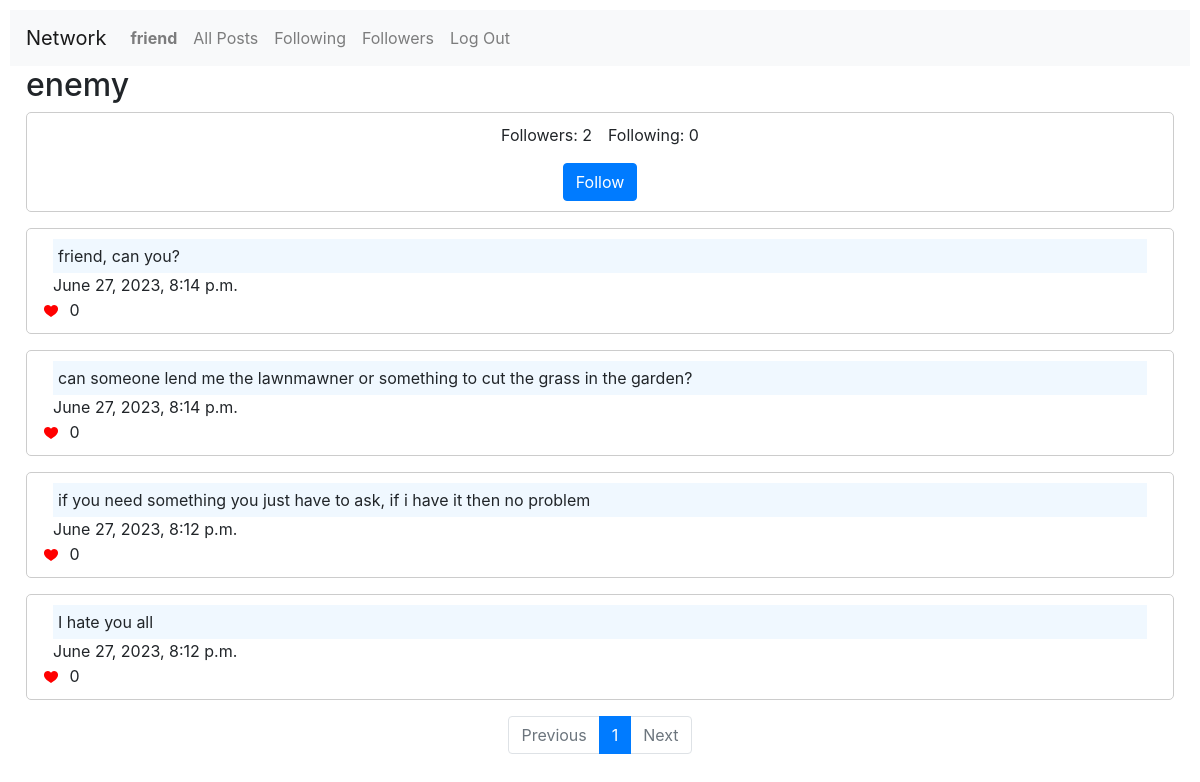
The page /profile/enemy (signed in) on the database its author committed.
### network/models.py (models this page shows)
class User(AbstractUser):
    pass

class Post(models.Model):
    user = models.ForeignKey(
        User, on_delete=models.CASCADE, default=None, related_name="post"
    )
    created_at = models.DateTimeField(default=timezone.now)
    text = models.TextField(default="")
    likes = models.ManyToManyField(User, related_name="likes")

### network/views.py (the view)
# urls.py: path("profile/<str:username>", views.profile, name="profile"),
def profile(request, username):
    profile_user = User.objects.get(username=username)
    followers = profile_user.following.count()
    followings = profile_user.followers.count()
    posts = Post.objects.filter(user=profile_user).order_by("-created_at")
    is_following = False
    if request.user.is_authenticated:
        profile, created = Profile.objects.get_or_create(user=request.user)
        is_following = profile.following.filter(id=profile_user.id).exists()
    paginator = Paginator(posts, 10)
    page_number = request.GET.get("page")
    page_obj = paginator.get_page(page_number)
    return render(
        request,
        "network/profile.html",
        {
            "profile_user": profile_user,
            "followers": followers,
            "followings": followings,
            "page_obj": page_obj,
            "is_following": is_following,
        },
    )

### network/templates/network/profile.html (shortened to what this page needs)
{% extends "network/layout.html" %}
{% block body %}
<h2 class="ml-3">{{profile_user.username}}</h2>
<div>
    <div class="new-post">
        <div class="d-flex align-items-center flex-column">
            <div class="d-flex">
                <p class="mr-3">Followers: {{followers}}</p>
                <p>Following: {{followings}} </p>
            </div>
            {% if user.is_authenticated and user.username != profile_user.username %}
            <div class="mt-3">
                {% if is_following %}
                <form method="post" action="{% url 'unfollow' profile_user.username %}">
                    {% csrf_token %}
                    <input type="submit" class="btn btn-primary" value="Unfollow" />
                </form>
                {% else %}
                <form method="post" action="{% url 'follow' profile_user.username %}">
                    <input type="submit" class="btn btn-primary" value="Follow" />
                </form>
                {% endif %}
            </div>
            {% endif %}
        </div>
    </div>
    {% if page_obj %}
    {% for post in page_obj%}
    <div class="card-body new-post mt-3">
        <p class="card-text ml-3 mr-3 text">{{post.text}}</p>
        <p class="card-text ml-3">{{post.created_at}}</p>
        <div>
            <button class="like-button" data-post-id="{{ post.id }}">
            </button>
            <span id="likes-{{ post.id }}">{{ post.likes.count }}</span>
        </div>
    </div>
    {% endfor %}
    {% else %}
    <div class="card-body new-post mt-3">
        <p class="alert alert-warning ml-3 mr-3 mt-3">User: <b>{{profile_user.username}}</b> has no post yet...</p>
    </div>
    {% endif %}
    {% include 'network/pagination.html' %}
</div>
{% endblock %}

### network/templates/network/layout.html (shortened to what this page needs)
{% load static %}
<!DOCTYPE html>
<html lang="en">
<head>
    <link rel="stylesheet" href="https://stackpath.bootstrapcdn.com/bootstrap/4.4.1/css/bootstrap.min.css"
>
    <link href="{% static 'network/styles.css' %}" rel="stylesheet">
</head>
<body>
    <nav class="navbar navbar-expand-lg navbar-light bg-light">
        <a class="navbar-brand" href="#">Network</a>
        <div>
            <ul class="navbar-nav mr-auto">
                {% if user.is_authenticated %}
                <li class="nav-item">
                    <a class="nav-link" href="{% url 'profile' user.username %}">
                        <strong>{{ user.username }}</strong>
                    </a>
                </li>
                {% endif %}
                <li class="nav-item">
                    <a class="nav-link" href="{% url 'index' %}">All Posts</a>
                </li>
                {% if user.is_authenticated %}
                <li class="nav-item">
                    <a class="nav-link" href="{% url 'following' %}">Following</a>
                </li>
                <li class="nav-item">
                    <a class="nav-link" href="{% url 'followers' %}">Followers</a>
                </li>
                <li class="nav-item">
                    <a class="nav-link" href="{% url 'logout' %}">Log Out</a>
                </li>
                {% endif %}
            </ul>
        </div>
    </nav>
    <div class="body">
        {% block body %}
        {% endblock %}
    </div>
</body>
</html>

### network/static/network/styles.css (style rules this page uses)
:root { --blue-main-color: #007bff; }
body { padding: 10px; }
.new-post { border: 1px solid #ccc; padding: 10px; margin: 0 1rem; border-radius: 5px; }
p { margin-bottom: 0; }
.card-text.text { background-color: aliceblue; padding: 5px 5px; }
.like-button { background-color: transparent; border: none; cursor: pointer; }

### rows shown on the page
User: username "friend"
User: username "enemy"
Post: text "friend, can you?", created_at "June 27, 2023, 8:14 p.m.", likes.count "0"
Post: text "can someone lend me the lawnmawner or something to cut the grass in the garden?", created_at "June 27, 2023, 8:14 p.m.", likes.count "0"
Post: text "if you need something you just have to ask, if i have it then no problem", created_at "June 27, 2023, 8:12 p.m.", likes.count "0"
Post: text "I hate you all", created_at "June 27, 2023, 8:12 p.m.", likes.count "0"

### other values the page prints
{{ followers }} "2"
{{ followings }} "0"
{{ i }} "1"
